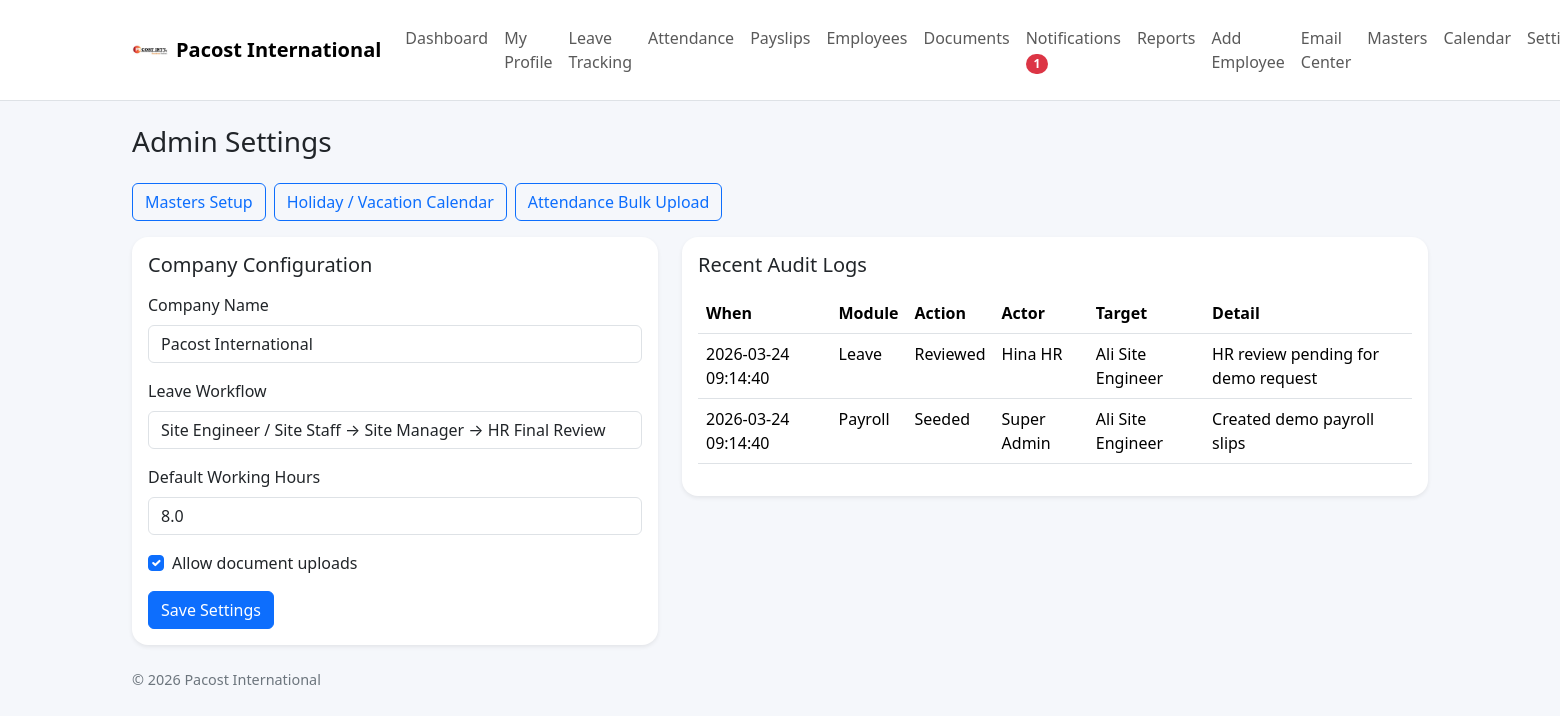
Page /settings (signed in) on the earlier database version.
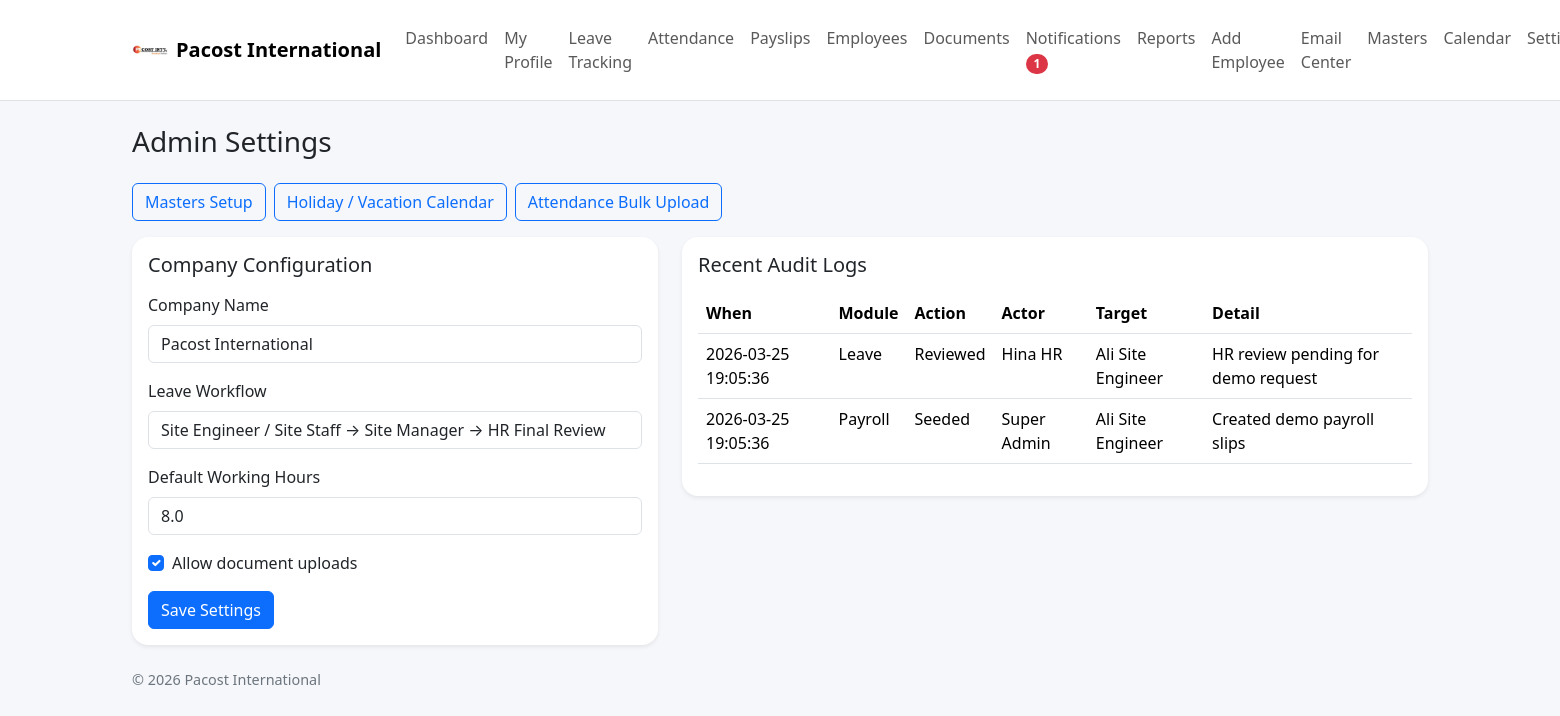
Same page on the later database version.
### tables this page shows
CREATE TABLE audit_logs (
    id INTEGER PRIMARY KEY AUTOINCREMENT,
    actor_user_id INTEGER,
    target_user_id INTEGER,
    module_name TEXT NOT NULL,
    action_name TEXT NOT NULL,
    detail TEXT,
    created_at TEXT NOT NULL,
    FOREIGN KEY (actor_user_id) REFERENCES users (id),
    FOREIGN KEY (target_user_id) REFERENCES users (id)
);

CREATE TABLE users (
    id INTEGER PRIMARY KEY AUTOINCREMENT,
    full_name TEXT NOT NULL,
    email TEXT NOT NULL UNIQUE,
    employee_code TEXT NOT NULL UNIQUE,
    password_hash TEXT NOT NULL,
    role TEXT NOT NULL CHECK(role IN ('employee', 'manager', 'hr', 'admin')),
    department_id INTEGER,
    designation_id INTEGER,
    manager_id INTEGER,
    phone TEXT,
    address TEXT,
    emergency_contact TEXT,
    join_date TEXT,
    monthly_basic REAL NOT NULL DEFAULT 0,
    default_allowances REAL NOT NULL DEFAULT 0,
    deduction_per_absent REAL NOT NULL DEFAULT 0,
    deduction_per_late REAL NOT NULL DEFAULT 0,
    is_active INTEGER NOT NULL DEFAULT 1,
    FOREIGN KEY (department_id) REFERENCES departments (id),
    FOREIGN KEY (designation_id) REFERENCES designations (id),
    FOREIGN KEY (manager_id) REFERENCES users (id)
);

### app.py (the view, shortened to what this page needs)
@app.route("/settings", methods=["GET", "POST"])
@login_required
@role_required("admin")
def settings_view():
    db = get_db()
    current = db.execute("SELECT * FROM company_settings ORDER BY id DESC LIMIT 1").fetchone()
    recent_logs = db.execute(
        "SELECT al.*, a.full_name AS actor_name, t.full_name AS target_name FROM audit_logs al LEFT JOIN users a ON al.actor_user_id=a.id LEFT JOIN users t ON al.target_user_id=t.id ORDER BY al.id DESC LIMIT 20"
    ).fetchall()
    return render_template("settings.html", setting=current, recent_logs=recent_logs)

### app.py (called while the page is built, shortened)
def ensure_schema(db: sqlite3.Connection) -> None:
    user_cols = {row[1] for row in db.execute("PRAGMA table_info(users)").fetchall()}
    attendance_cols = {row[1] for row in db.execute("PRAGMA table_info(attendance)").fetchall()}
    if "ot_hours" not in attendance_cols:
        db.execute("ALTER TABLE attendance ADD COLUMN ot_hours REAL NOT NULL DEFAULT 0")
    db.execute("""CREATE TABLE IF NOT EXISTS holiday_calendar (
        id INTEGER PRIMARY KEY AUTOINCREMENT,
        holiday_date TEXT NOT NULL UNIQUE,
        title TEXT NOT NULL,
        holiday_type TEXT NOT NULL DEFAULT 'Holiday',
        created_at TEXT NOT NULL
    )""")
    db.commit()

def get_db() -> sqlite3.Connection:
    if "db" not in g:
        g.db = sqlite3.connect(DATABASE)
        g.db.row_factory = sqlite3.Row
        ensure_schema(g.db)
    return g.db

def login_required(view):
    @wraps(view)
    def wrapped_view(**kwargs):
        if current_user() is None:
            return redirect(url_for("login"))
        return view(**kwargs)
    return wrapped_view

### templates/settings.html
{% extends 'base.html' %}
{% block content %}
<h3 class="mb-4">Admin Settings</h3>
<div class="mb-3 d-flex gap-2 flex-wrap"><a class="btn btn-outline-primary" href="{{ url_for('masters_view') }}">Masters Setup</a><a class="btn btn-outline-primary" href="{{ url_for('calendar_view') }}">Holiday / Vacation Calendar</a><a class="btn btn-outline-primary" href="{{ url_for('attendance_bulk_upload') }}">Attendance Bulk Upload</a></div>
<div class="row g-4">
  <div class="col-lg-5"><div class="card border-0 shadow-sm rounded-4"><div class="card-body">
    <h5 class="mb-3">Company Configuration</h5>
    <form method="post">
      <div class="mb-3"><label class="form-label">Company Name</label><input class="form-control" name="company_name" value="{{ setting.company_name }}" required></div>
      <div class="mb-3"><label class="form-label">Leave Workflow</label><input class="form-control" name="leave_workflow" value="{{ setting.leave_workflow }}" required></div>
      <div class="mb-3"><label class="form-label">Default Working Hours</label><input type="number" step="0.5" class="form-control" name="default_working_hours" value="{{ setting.default_working_hours }}" required></div>
      <div class="form-check mb-3"><input class="form-check-input" type="checkbox" name="allow_document_upload" id="docs" {% if setting.allow_document_upload %}checked{% endif %}><label class="form-check-label" for="docs">Allow document uploads</label></div>
      <button class="btn btn-primary">Save Settings</button>
    </form>
  </div></div></div>
  <div class="col-lg-7"><div class="card border-0 shadow-sm rounded-4"><div class="card-body">
    <h5 class="mb-3">Recent Audit Logs</h5>
    <div class="table-responsive"><table class="table"><thead><tr><th>When</th><th>Module</th><th>Action</th><th>Actor</th><th>Target</th><th>Detail</th></tr></thead><tbody>{% for row in recent_logs %}<tr><td>{{ row.created_at }}</td><td>{{ row.module_name }}</td><td>{{ row.action_name }}</td><td>{{ row.actor_name or '-' }}</td><td>{{ row.target_name or '-' }}</td><td>{{ row.detail }}</td></tr>{% else %}<tr><td colspan="6" class="text-secondary">No logs</td></tr>{% endfor %}</tbody></table></div>
  </div></div></div>
</div>
{% endblock %}

Differences in the rows shown:
changed audit_logs "Leave": created_at "2026-03-24 09:14:40" → "2026-03-25 19:05:36"
changed audit_logs "Payroll": created_at "2026-03-24 09:14:40" → "2026-03-25 19:05:36"
